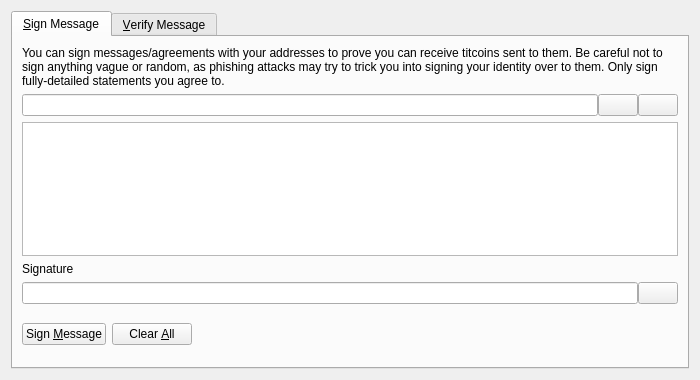
<?xml version="1.0" encoding="UTF-8"?>
<ui version="4.0">
 <class>SignVerifyMessageDialog</class>
 <widget class="QDialog" name="SignVerifyMessageDialog">
  <property name="geometry">
   <rect>
    <x>0</x>
    <y>0</y>
    <width>700</width>
    <height>380</height>
   </rect>
  </property>
  <property name="windowTitle">
   <string>Signatures - Sign / Verify a Message</string>
  </property>
  <property name="modal">
   <bool>true</bool>
  </property>
  <layout class="QVBoxLayout" name="verticalLayout">
   <item>
    <widget class="QTabWidget" name="tabWidget">
     <property name="currentIndex">
      <number>0</number>
     </property>
     <widget class="QWidget" name="tabSignMessage">
      <attribute name="title">
       <string>&amp;Sign Message</string>
      </attribute>
      <layout class="QVBoxLayout" name="verticalLayout_SM">
       <item>
        <widget class="QLabel" name="infoLabel_SM">
         <property name="text">
          <string>You can sign messages/agreements with your addresses to prove you can receive titcoins sent to them. Be careful not to sign anything vague or random, as phishing attacks may try to trick you into signing your identity over to them. Only sign fully-detailed statements you agree to.</string>
         </property>
         <property name="textFormat">
          <enum>Qt::PlainText</enum>
         </property>
         <property name="wordWrap">
          <bool>true</bool>
         </property>
        </widget>
       </item>
       <item>
        <layout class="QHBoxLayout" name="horizontalLayout_1_SM">
         <property name="spacing">
          <number>0</number>
         </property>
         <item>
          <widget class="QValidatedLineEdit" name="addressIn_SM">
           <property name="toolTip">
            <string>The Titcoin address to sign the message with</string>
           </property>
          </widget>
         </item>
         <item>
          <widget class="QPushButton" name="addressBookButton_SM">
           <property name="toolTip">
            <string>Choose previously used address</string>
           </property>
           <property name="text">
            <string/>
           </property>
           <property name="icon">
            <iconset resource="../titcoin.qrc">
             <normaloff>:/icons/address-book</normaloff>:/icons/address-book</iconset>
           </property>
           <property name="shortcut">
            <string>Alt+A</string>
           </property>
           <property name="autoDefault">
            <bool>false</bool>
           </property>
          </widget>
         </item>
         <item>
          <widget class="QPushButton" name="pasteButton_SM">
           <property name="toolTip">
            <string>Paste address from clipboard</string>
           </property>
           <property name="text">
            <string/>
           </property>
           <property name="icon">
            <iconset resource="../titcoin.qrc">
             <normaloff>:/icons/editpaste</normaloff>:/icons/editpaste</iconset>
           </property>
           <property name="shortcut">
            <string>Alt+P</string>
           </property>
           <property name="autoDefault">
            <bool>false</bool>
           </property>
          </widget>
         </item>
        </layout>
       </item>
       <item>
        <widget class="QPlainTextEdit" name="messageIn_SM">
         <property name="toolTip">
          <string>Enter the message you want to sign here</string>
         </property>
        </widget>
       </item>
       <item>
        <widget class="QLabel" name="signatureLabel_SM">
         <property name="text">
          <string>Signature</string>
         </property>
         <property name="textFormat">
          <enum>Qt::PlainText</enum>
         </property>
        </widget>
       </item>
       <item>
        <layout class="QHBoxLayout" name="horizontalLayout_2_SM">
         <property name="spacing">
          <number>0</number>
         </property>
         <item>
          <widget class="QLineEdit" name="signatureOut_SM">
           <property name="font">
            <font>
             <italic>true</italic>
            </font>
           </property>
           <property name="readOnly">
            <bool>true</bool>
           </property>
          </widget>
         </item>
         <item>
          <widget class="QPushButton" name="copySignatureButton_SM">
           <property name="toolTip">
            <string>Copy the current signature to the system clipboard</string>
           </property>
           <property name="text">
            <string/>
           </property>
           <property name="icon">
            <iconset resource="../titcoin.qrc">
             <normaloff>:/icons/editcopy</normaloff>:/icons/editcopy</iconset>
           </property>
           <property name="autoDefault">
            <bool>false</bool>
           </property>
          </widget>
         </item>
        </layout>
       </item>
       <item>
        <layout class="QHBoxLayout" name="horizontalLayout_3_SM">
         <item>
          <widget class="QPushButton" name="signMessageButton_SM">
           <property name="toolTip">
            <string>Sign the message to prove you own this Titcoin address</string>
           </property>
           <property name="text">
            <string>Sign &amp;Message</string>
           </property>
           <property name="icon">
            <iconset resource="../titcoin.qrc">
             <normaloff>:/icons/edit</normaloff>:/icons/edit</iconset>
           </property>
           <property name="autoDefault">
            <bool>false</bool>
           </property>
          </widget>
         </item>
         <item>
          <widget class="QPushButton" name="clearButton_SM">
           <property name="toolTip">
            <string>Reset all sign message fields</string>
           </property>
           <property name="text">
            <string>Clear &amp;All</string>
           </property>
           <property name="icon">
            <iconset resource="../titcoin.qrc">
             <normaloff>:/icons/remove</normaloff>:/icons/remove</iconset>
           </property>
           <property name="autoDefault">
            <bool>false</bool>
           </property>
          </widget>
         </item>
         <item>
          <spacer name="horizontalSpacer_1_SM">
           <property name="orientation">
            <enum>Qt::Horizontal</enum>
           </property>
           <property name="sizeHint" stdset="0">
            <size>
             <width>40</width>
             <height>48</height>
            </size>
           </property>
          </spacer>
         </item>
         <item>
          <widget class="QLabel" name="statusLabel_SM">
           <property name="font">
            <font>
             <weight>75</weight>
             <bold>true</bold>
            </font>
           </property>
           <property name="text">
            <string/>
           </property>
           <property name="wordWrap">
            <bool>true</bool>
           </property>
          </widget>
         </item>
         <item>
          <spacer name="horizontalSpacer_2_SM">
           <property name="orientation">
            <enum>Qt::Horizontal</enum>
           </property>
           <property name="sizeHint" stdset="0">
            <size>
             <width>40</width>
             <height>48</height>
            </size>
           </property>
          </spacer>
         </item>
        </layout>
       </item>
      </layout>
     </widget>
     <widget class="QWidget" name="tabVerifyMessage">
      <attribute name="title">
       <string>&amp;Verify Message</string>
      </attribute>
      <layout class="QVBoxLayout" name="verticalLayout_VM">
       <item>
        <widget class="QLabel" name="infoLabel_VM">
         <property name="text">
          <string>Enter the receiver's address, message (ensure you copy line breaks, spaces, tabs, etc. exactly) and signature below to verify the message. Be careful not to read more into the signature than what is in the signed message itself, to avoid being tricked by a man-in-the-middle attack. Note that this only proves the signing party receives with the address, it cannot prove sendership of any transaction!</string>
         </property>
         <property name="textFormat">
          <enum>Qt::PlainText</enum>
         </property>
         <property name="alignment">
          <set>Qt::AlignLeading|Qt::AlignLeft|Qt::AlignTop</set>
         </property>
         <property name="wordWrap">
          <bool>true</bool>
         </property>
        </widget>
       </item>
       <item>
        <layout class="QHBoxLayout" name="horizontalLayout_1_VM">
         <property name="spacing">
          <number>0</number>
         </property>
         <item>
          <widget class="QValidatedLineEdit" name="addressIn_VM">
           <property name="toolTip">
            <string>The Titcoin address the message was signed with</string>
           </property>
          </widget>
         </item>
         <item>
          <widget class="QPushButton" name="addressBookButton_VM">
           <property name="toolTip">
            <string>Choose previously used address</string>
           </property>
           <property name="text">
            <string/>
           </property>
           <property name="icon">
            <iconset resource="../titcoin.qrc">
             <normaloff>:/icons/address-book</normaloff>:/icons/address-book</iconset>
           </property>
           <property name="shortcut">
            <string>Alt+A</string>
           </property>
           <property name="autoDefault">
            <bool>false</bool>
           </property>
          </widget>
         </item>
        </layout>
       </item>
       <item>
        <widget class="QPlainTextEdit" name="messageIn_VM"/>
       </item>
       <item>
        <widget class="QValidatedLineEdit" name="signatureIn_VM"/>
       </item>
       <item>
        <layout class="QHBoxLayout" name="horizontalLayout_2_VM">
         <item>
          <widget class="QPushButton" name="verifyMessageButton_VM">
           <property name="toolTip">
            <string>Verify the message to ensure it was signed with the specified Titcoin address</string>
           </property>
           <property name="text">
            <string>Verify &amp;Message</string>
           </property>
           <property name="icon">
            <iconset resource="../titcoin.qrc">
             <normaloff>:/icons/transaction_0</normaloff>:/icons/transaction_0</iconset>
           </property>
           <property name="autoDefault">
            <bool>false</bool>
           </property>
          </widget>
         </item>
         <item>
          <widget class="QPushButton" name="clearButton_VM">
           <property name="toolTip">
            <string>Reset all verify message fields</string>
           </property>
           <property name="text">
            <string>Clear &amp;All</string>
           </property>
           <property name="icon">
            <iconset resource="../titcoin.qrc">
             <normaloff>:/icons/remove</normaloff>:/icons/remove</iconset>
           </property>
           <property name="autoDefault">
            <bool>false</bool>
           </property>
          </widget>
         </item>
         <item>
          <spacer name="horizontalSpacer_1_VM">
           <property name="orientation">
            <enum>Qt::Horizontal</enum>
           </property>
           <property name="sizeHint" stdset="0">
            <size>
             <width>40</width>
             <height>48</height>
            </size>
           </property>
          </spacer>
         </item>
         <item>
          <widget class="QLabel" name="statusLabel_VM">
           <property name="font">
            <font>
             <weight>75</weight>
             <bold>true</bold>
            </font>
           </property>
           <property name="text">
            <string/>
           </property>
           <property name="wordWrap">
            <bool>true</bool>
           </property>
          </widget>
         </item>
         <item>
          <spacer name="horizontalSpacer_2_VM">
           <property name="orientation">
            <enum>Qt::Horizontal</enum>
           </property>
           <property name="sizeHint" stdset="0">
            <size>
             <width>40</width>
             <height>48</height>
            </size>
           </property>
          </spacer>
         </item>
        </layout>
       </item>
      </layout>
     </widget>
    </widget>
   </item>
  </layout>
 </widget>
 <customwidgets>
  <customwidget>
   <class>QValidatedLineEdit</class>
   <extends>QLineEdit</extends>
   <header>qt/qvalidatedlineedit.h</header>
  </customwidget>
 </customwidgets>
 <resources>
  <include location="../titcoin.qrc"/>
 </resources>
 <connections/>
</ui>
